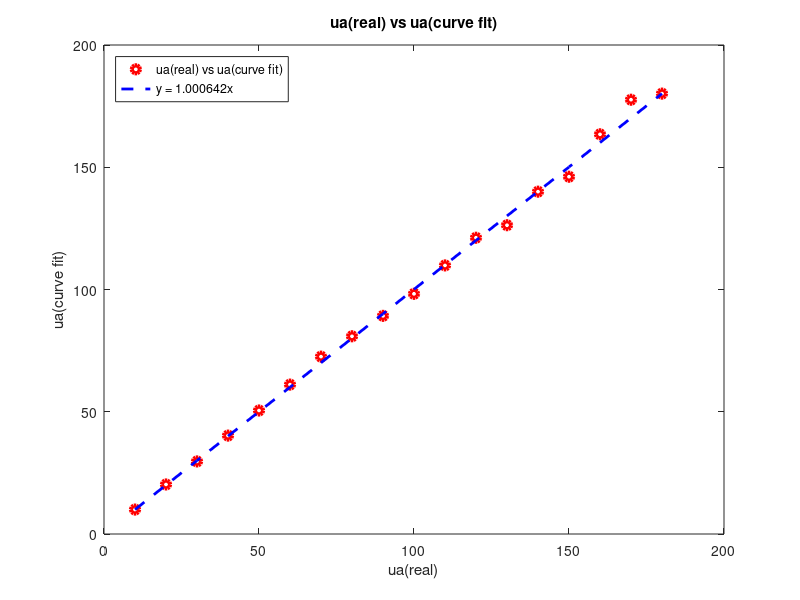

Source code (MATLAB): (Note: this script raises an error after producing the figure.)
%
%
%   EE6265 Fu-En Wang 106061531 HW3 12/10/2017
%
%
clear;

fig_path = '../doc/src/';
GAMMA = 0.12;
H0 = 0.09; % J/cm^2
ua = 180; % cm^-1
speed = 1.5; % mm/us
thick = 300; % um
options = optimset('Display','off');

p1a = false;
p1b = false;
p1d = false;
p1e = true;

%
% Problem 1-a
%
time = -400:(thick/2); % ns
pos_pressure = ua * GAMMA * H0 * exp(-ua * 10^2 * abs(time) * speed * 10^-6);
neg_pressure = -flip(pos_pressure);
pressure = [pos_pressure neg_pressure];
[max_val, max_idx] = max(pressure);
[min_val, min_idx] = min(pressure);
time_axis = 0:length(pressure)-1;
A = [time_axis(max_idx) 1; time_axis(min_idx) 1];
b = [max_val min_val]';
x = A \ b;
pressure(min_idx:-1:max_idx) = time_axis(min_idx:-1:max_idx) * x(1) + x(2);
if p1a
    fig = figure();
    plot(time_axis, pressure, 'linewidth', 2)
    title('Acoustic wave')
    xlabel('time(ns)')
    ylabel('Pressure')
    saveFig(fig, [fig_path 'p1a.pdf'])
end

%
% Problem 1-b and Problem 1-c
%
gauss_std = (max_val) * 5 / 100;
p1a_time = time_axis;
p1a_pressure = pressure + gauss_std * randn(1, length(pressure));
time = 0:300;
pressure = ua * GAMMA * H0 * exp(-ua * 10^2 * abs(time) * speed * 10^-6);
pressure = pressure + gauss_std * randn(1, length(pressure));


x0 = 185;
func = @(x)sum(abs(pressure - max_val*exp(-x * abs(time) * speed * 10^-4)));
x = lsqnonlin(func,x0, [], [], options);
paper_pressure = max_val*exp(-185 * abs(time) * speed * 10^-4);
predict_pressure = max_val*exp(-x * abs(time) * speed * 10^-4);
if p1b
    fig = figure();
    plot(p1a_time, p1a_pressure, 'linewidth', 1)
    title('Acoustic wave')
    xlabel('time(ns)')
    ylabel('Pressure')
    saveFig(fig, [fig_path 'p1b-1.pdf'])
    
    fig = figure();
    plot(time, pressure, 'linewidth', 1)
    hold on
    plot(time, paper_pressure, 'r', 'linewidth', 2)
    legend('Signal', sprintf('%.2fexp(-%.2fz)', max_val, x0))
    title('Acoustic wave')
    xlabel('time(ns)')
    ylabel('Pressure')
    ylim([-0.3 2.1])
    saveFig(fig, [fig_path 'p1b-2.pdf'])
    
    fig = figure();
    plot(time, pressure, 'linewidth', 1)
    hold on
    plot(time, predict_pressure, 'r', 'linewidth', 2)
    legend('Signal', sprintf('%.2fexp(-%.2fz)', max_val, x))
    title('Acoustic wave')
    xlabel('time(ns)')
    ylabel('Pressure')
    ylim([-0.3 2.1])
    saveFig(fig, [fig_path 'p1c.pdf'])
end

%
% Problem 1-d
%

new_ua = 10:10:180;
peak_val = zeros(1, length(new_ua));
for i = 1:length(new_ua)
    time = 0:300;
    pressure = new_ua(i) * GAMMA * H0 * exp(-new_ua(i) * 10^2 * abs(time) * speed * 10^-6);
    [peak, peak_idx] = max(pressure);
    gauss_std = (peak) * 5 / 100;
    pressure = pressure + gauss_std * randn(1, length(pressure));
    [peak, peak_idx] = max(pressure);
    peak_val(i) = peak;
end
func = @(x)(sum(abs(peak_val - x * new_ua)));
x0 = 0;
x = lsqnonlin(func,x0, [], [], options);
if p1d
    fig = figure();
    plot(new_ua, peak_val, 'o', 'linewidth', 2);
    hold on
    plot(new_ua, x * new_ua, 'linewidth', 2);
    legend('peak vs ua', sprintf('y = %fx', x), 'Location', 'NorthWest');
    title('Peak VS ua')
    xlabel('ua');
    ylabel('Peak')
    ylim([-0.1 2.1])
    saveFig(fig, [fig_path 'p1d.pdf'])
end


%
% Problem 1-e
%

new_ua = 10:10:180;
predict_ua = zeros(1, length(new_ua));
for i = 1:length(new_ua)
    time = 0:300;
    pressure = new_ua(i) * GAMMA * H0 * exp(-new_ua(i) * 10^2 * abs(time) * speed * 10^-6);
    [peak, peak_idx] = max(pressure);
    gauss_std = (peak) * 5 / 100;
    pressure = pressure + gauss_std * randn(1, length(pressure));
    
    func = @(x)(sum(abs(pressure - x * GAMMA * H0 * exp(-x * 10^2 * abs(time) * speed * 10^-6))));
    x = lsqnonlin(func, 100, [], [], options);
    predict_ua(i) = x;
end
func = @(x)(sum(abs(predict_ua - x * new_ua)));
x = lsqnonlin(func, 1, [], [], options);
if p1e
    fig = figure();
    plot(new_ua, predict_ua, 'ro', 'linewidth', 3);
    hold on
    plot(new_ua, x * new_ua, 'b--', 'linewidth', 2);
    legend('ua(real) vs ua(curve fit)', sprintf('y = %fx', x), 'Location', 'NorthWest');
    title('ua(real) vs ua(curve fit)')
    xlabel('ua(real)')
    ylabel('ua(curve fit)')
    saveFig(fig, [fig_path 'p1e.pdf'])
end
















